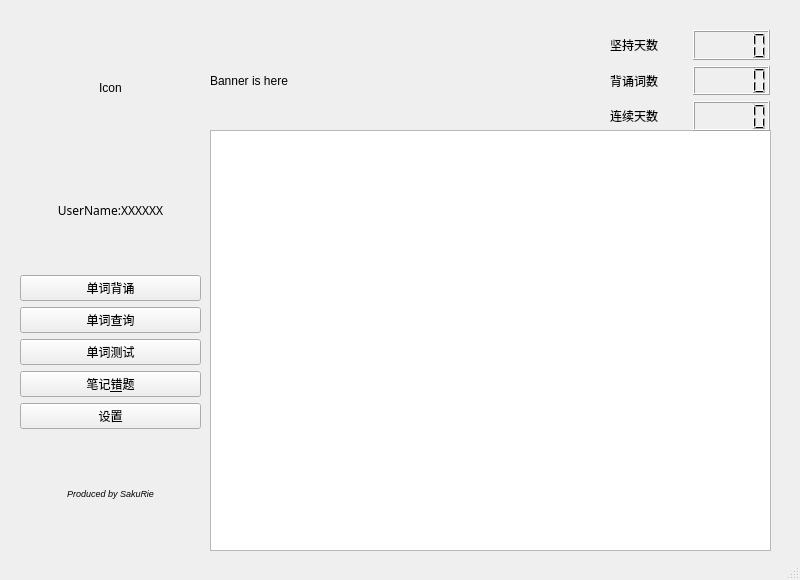
<?xml version="1.0" encoding="UTF-8"?>
<ui version="4.0">
 <class>MainWindow</class>
 <widget class="QMainWindow" name="MainWindow">
  <property name="geometry">
   <rect>
    <x>0</x>
    <y>0</y>
    <width>800</width>
    <height>580</height>
   </rect>
  </property>
  <property name="mouseTracking">
   <bool>true</bool>
  </property>
  <property name="windowTitle">
   <string>MainWindow</string>
  </property>
  <widget class="QWidget" name="centralwidget">
   <widget class="QWidget" name="gridLayoutWidget">
    <property name="geometry">
     <rect>
      <x>210</x>
      <y>130</y>
      <width>561</width>
      <height>421</height>
     </rect>
    </property>
    <layout class="QGridLayout" name="gridLayout">
     <item row="0" column="0">
      <widget class="QTableView" name="WordTable"/>
     </item>
    </layout>
   </widget>
   <widget class="QWidget" name="verticalLayoutWidget">
    <property name="geometry">
     <rect>
      <x>20</x>
      <y>30</y>
      <width>181</width>
      <height>521</height>
     </rect>
    </property>
    <layout class="QVBoxLayout" name="verticalLayout">
     <item>
      <widget class="QLabel" name="Icon">
       <property name="text">
        <string>Icon</string>
       </property>
       <property name="alignment">
        <set>Qt::AlignCenter</set>
       </property>
      </widget>
     </item>
     <item>
      <widget class="QLabel" name="UserName">
       <property name="font">
        <font>
         <family>微软雅黑 Light</family>
        </font>
       </property>
       <property name="text">
        <string>UserName:XXXXXX</string>
       </property>
       <property name="alignment">
        <set>Qt::AlignCenter</set>
       </property>
      </widget>
     </item>
     <item>
      <widget class="QPushButton" name="memo_btn">
       <property name="font">
        <font>
         <family>微软雅黑</family>
        </font>
       </property>
       <property name="text">
        <string>单词背诵</string>
       </property>
      </widget>
     </item>
     <item>
      <widget class="QPushButton" name="sear_btn">
       <property name="font">
        <font>
         <family>微软雅黑</family>
        </font>
       </property>
       <property name="text">
        <string>单词查询</string>
       </property>
      </widget>
     </item>
     <item>
      <widget class="QPushButton" name="test_btn">
       <property name="font">
        <font>
         <family>微软雅黑</family>
        </font>
       </property>
       <property name="text">
        <string>单词测试</string>
       </property>
      </widget>
     </item>
     <item>
      <widget class="QPushButton" name="mis_btn">
       <property name="font">
        <font>
         <family>微软雅黑</family>
        </font>
       </property>
       <property name="text">
        <string>笔记&amp;错题</string>
       </property>
      </widget>
     </item>
     <item>
      <widget class="QPushButton" name="set_btn">
       <property name="font">
        <font>
         <family>微软雅黑</family>
        </font>
       </property>
       <property name="text">
        <string>设置</string>
       </property>
      </widget>
     </item>
     <item>
      <widget class="QLabel" name="produced">
       <property name="font">
        <font>
         <pointsize>7</pointsize>
         <weight>50</weight>
         <italic>true</italic>
         <bold>false</bold>
         <strikeout>false</strikeout>
         <stylestrategy>PreferDefault</stylestrategy>
         <kerning>false</kerning>
        </font>
       </property>
       <property name="text">
        <string>Produced by SakuRie</string>
       </property>
       <property name="alignment">
        <set>Qt::AlignCenter</set>
       </property>
      </widget>
     </item>
    </layout>
   </widget>
   <widget class="QWidget" name="horizontalLayoutWidget">
    <property name="geometry">
     <rect>
      <x>210</x>
      <y>30</y>
      <width>401</width>
      <height>101</height>
     </rect>
    </property>
    <layout class="QHBoxLayout" name="horizontalLayout">
     <item>
      <widget class="QLabel" name="banner">
       <property name="text">
        <string>Banner is here</string>
       </property>
      </widget>
     </item>
    </layout>
   </widget>
   <widget class="QWidget" name="gridLayoutWidget_2">
    <property name="geometry">
     <rect>
      <x>610</x>
      <y>30</y>
      <width>160</width>
      <height>101</height>
     </rect>
    </property>
    <layout class="QGridLayout" name="gridLayout_3">
     <item row="2" column="1">
      <widget class="QLCDNumber" name="DayssNumber"/>
     </item>
     <item row="1" column="1">
      <widget class="QLCDNumber" name="WordNumber"/>
     </item>
     <item row="0" column="1">
      <widget class="QLCDNumber" name="DayNumber"/>
     </item>
     <item row="0" column="0">
      <widget class="QLabel" name="totalDays">
       <property name="font">
        <font>
         <family>微软雅黑</family>
        </font>
       </property>
       <property name="text">
        <string>坚持天数</string>
       </property>
      </widget>
     </item>
     <item row="1" column="0">
      <widget class="QLabel" name="TotalWords">
       <property name="font">
        <font>
         <family>微软雅黑</family>
        </font>
       </property>
       <property name="text">
        <string>背诵词数</string>
       </property>
      </widget>
     </item>
     <item row="2" column="0">
      <widget class="QLabel" name="DaysDays">
       <property name="font">
        <font>
         <family>微软雅黑</family>
        </font>
       </property>
       <property name="text">
        <string>连续天数</string>
       </property>
      </widget>
     </item>
    </layout>
   </widget>
  </widget>
  <widget class="QStatusBar" name="statusbar"/>
 </widget>
 <resources/>
 <connections/>
</ui>
